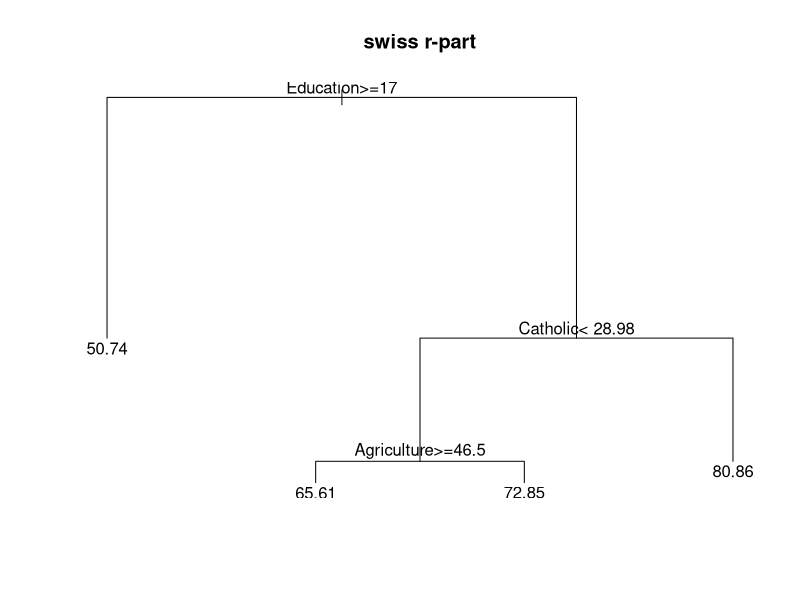

Write R code to recreate this figure.
require(rpart)
Swiss_rpart <- rpart(Fertility ~ Agriculture + Education + Catholic, data = swiss)
plot(Swiss_rpart, main = "swiss r-part") # try some different plot options
text(Swiss_rpart) # try some different text options
